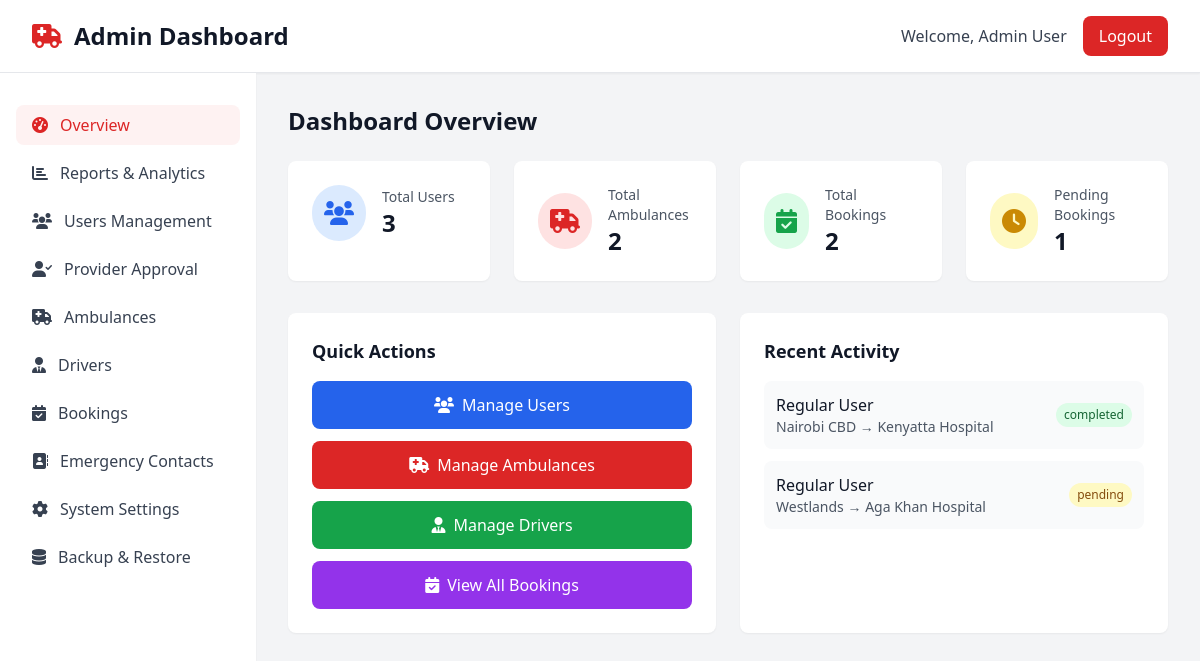
Page /admin/dashboard.php (signed in) on the committed database.
### tables this page shows
CREATE TABLE IF NOT EXISTS bookings (
    id INT AUTO_INCREMENT PRIMARY KEY,
    user_id INT NOT NULL,
    ambulance_id INT,
    pickup_location VARCHAR(255) NOT NULL,
    destination VARCHAR(255) NOT NULL,
    booking_type ENUM('emergency', 'non-emergency') NOT NULL,
    status ENUM('pending', 'accepted', 'in_progress', 'completed', 'cancelled') DEFAULT 'pending',
    amount DECIMAL(10,2) DEFAULT 0.00,
    created_at TIMESTAMP DEFAULT CURRENT_TIMESTAMP,
    FOREIGN KEY (user_id) REFERENCES users(id) ON DELETE CASCADE,
    FOREIGN KEY (ambulance_id) REFERENCES ambulances(id) ON DELETE SET NULL
);

CREATE TABLE IF NOT EXISTS users (
    id INT AUTO_INCREMENT PRIMARY KEY,
    fullname VARCHAR(100) NOT NULL,
    email VARCHAR(100) NOT NULL UNIQUE,
    phone VARCHAR(20) NOT NULL,
    account_type ENUM('user', 'provider', 'admin') NOT NULL,
    password VARCHAR(255) NOT NULL,
    otp VARCHAR(6) DEFAULT NULL,
    otp_timestamp TIMESTAMP NULL,
    is_active BOOLEAN DEFAULT TRUE,
    email_verified BOOLEAN DEFAULT FALSE,
    is_approved BOOLEAN DEFAULT TRUE,
    rejection_reason TEXT NULL,
    created_at TIMESTAMP DEFAULT CURRENT_TIMESTAMP,
    updated_at TIMESTAMP DEFAULT CURRENT_TIMESTAMP ON UPDATE CURRENT_TIMESTAMP
);

### admin/dashboard.php (the view, shortened to what this page needs)
<?php
include '../config.php';
$total_users = $conn->query("SELECT COUNT(*) as count FROM users")->fetch_assoc()['count'];
$total_ambulances = $conn->query("SELECT COUNT(*) as count FROM ambulances")->fetch_assoc()['count'];
$total_bookings = $conn->query("SELECT COUNT(*) as count FROM bookings")->fetch_assoc()['count'];
$pending_bookings = $conn->query("SELECT COUNT(*) as count FROM bookings WHERE status = 'pending'")->fetch_assoc()['count'];
include '../includes/header.php';
include '../includes/sidebar.php';
?>
        <main class="flex-1 p-8">
            <section class="mb-8">
                <h2 class="text-2xl font-bold text-gray-900 mb-6">Dashboard Overview</h2>
                <div class="grid grid-cols-1 md:grid-cols-4 gap-6 mb-8">
                <div class="bg-white rounded-lg shadow-sm p-6">
                        <div class="flex items-center">
                            <div class="p-3 rounded-full bg-blue-100 text-blue-600">
                                <i class="fas fa-users text-2xl"></i>
                            </div>
                            <div class="ml-4">
                                <p class="text-sm font-medium text-gray-600">Total Users</p>
                                <p class="text-2xl font-semibold text-gray-900"><?php echo $total_users; ?></p>
                            </div>
                        </div>
                    </div>
                    <div class="bg-white rounded-lg shadow-sm p-6">
                        <div class="flex items-center">
                            <div class="p-3 rounded-full bg-red-100 text-red-600">
                                <i class="fas fa-ambulance text-2xl"></i>
                            </div>
                            <div class="ml-4">
                                <p class="text-sm font-medium text-gray-600">Total Ambulances</p>
                                <p class="text-2xl font-semibold text-gray-900"><?php echo $total_ambulances; ?></p>
                    </div>
                </div>
                    </div>
                    <div class="bg-white rounded-lg shadow-sm p-6">
                        <div class="flex items-center">
                            <div class="p-3 rounded-full bg-green-100 text-green-600">
                                <i class="fas fa-calendar-check text-2xl"></i>
                            </div>
                            <div class="ml-4">
                                <p class="text-sm font-medium text-gray-600">Total Bookings</p>
                                <p class="text-2xl font-semibold text-gray-900"><?php echo $total_bookings; ?></p>
                            </div>
                        </div>
                    </div>
                <div class="bg-white rounded-lg shadow-sm p-6">
                        <div class="flex items-center">
                            <div class="p-3 rounded-full bg-yellow-100 text-yellow-600">
                                <i class="fas fa-clock text-2xl"></i>
                            </div>
                            <div class="ml-4">
                                <p class="text-sm font-medium text-gray-600">Pending Bookings</p>
                                <p class="text-2xl font-semibold text-gray-900"><?php echo $pending_bookings; ?></p>
                            </div>
                        </div>
                    </div>
                </div>
                <div class="grid grid-cols-1 md:grid-cols-2 gap-6">
                <div class="bg-white rounded-lg shadow-sm p-6">
                        <h3 class="text-lg font-semibold text-gray-900 mb-4">Quick Actions</h3>
                        <div class="space-y-3">
                            <a href="users.php" class="block w-full bg-blue-600 text-white px-4 py-3 rounded-lg hover:bg-blue-700 text-center">
                                <i class="fas fa-users mr-2"></i>Manage Users
                            </a>
                            <a href="ambulances.php" class="block w-full bg-red-600 text-white px-4 py-3 rounded-lg hover:bg-red-700 text-center">
                                <i class="fas fa-ambulance mr-2"></i>Manage Ambulances
                            </a>
                            <a href="drivers.php" class="block w-full bg-green-600 text-white px-4 py-3 rounded-lg hover:bg-green-700 text-center">
                                <i class="fas fa-user-tie mr-2"></i>Manage Drivers
                            </a>
                            <a href="bookings.php" class="block w-full bg-purple-600 text-white px-4 py-3 rounded-lg hover:bg-purple-700 text-center">
                                <i class="fas fa-calendar-check mr-2"></i>View All Bookings
                            </a>
                        </div>
                    </div>
                <div class="bg-white rounded-lg shadow-sm p-6">
                        <h3 class="text-lg font-semibold text-gray-900 mb-4">Recent Activity</h3>
                        <div class="space-y-3">
                            <?php
                            $recent_bookings = $conn->query("SELECT b.*, u.fullname as user_name FROM bookings b JOIN users u ON b.user_id = u.id ORDER BY b.created_at DESC LIMIT 3");
                            if ($recent_bookings->num_rows > 0):
                                while ($booking = $recent_bookings->fetch_assoc()):
                            ?>
                            <div class="flex items-center justify-between p-3 bg-gray-50 rounded-lg">
                                <div>
                                    <p class="font-medium text-gray-900"><?php echo htmlspecialchars($booking['user_name']); ?></p>
                                    <p class="text-sm text-gray-600"><?php echo htmlspecialchars($booking['pickup_location']); ?> → <?php echo htmlspecialchars($booking['destination']); ?></p>
                                </div>
                                <span class="px-2 py-1 text-xs font-medium rounded-full
                                    <?php
                                    switch($booking['status']) {
                                        case 'pending': echo 'bg-yellow-100 text-yellow-800'; break;
                                        case 'completed': echo 'bg-green-100 text-green-800'; break;
                                    }
                                    ?>">
                                    <?php echo htmlspecialchars($booking['status']); ?>
                                </span>
                            </div>
                            <?php
                                endwhile;
                            else:
                            ?>
                            <p class="text-gray-500 text-center py-4">No recent bookings</p>
                            <?php endif; ?>
                        </div>
                    </div>
                </div>
            </section>
        </main>
<?php include '../includes/footer.php'; ?>

### rows in the picture
bookings: user.fullname "Regular User", pickup_location "Nairobi CBD", destination "Kenyatta Hospital", status "completed"
bookings: user.fullname "Regular User", pickup_location "Westlands", destination "Aga Khan Hospital", status "pending"

### other values in the picture
$dashboard_type "Admin"
$_SESSION['fullname'] "Admin User"
$total_users "3"
$total_ambulances "2"
$total_bookings "2"
$pending_bookings "1"
